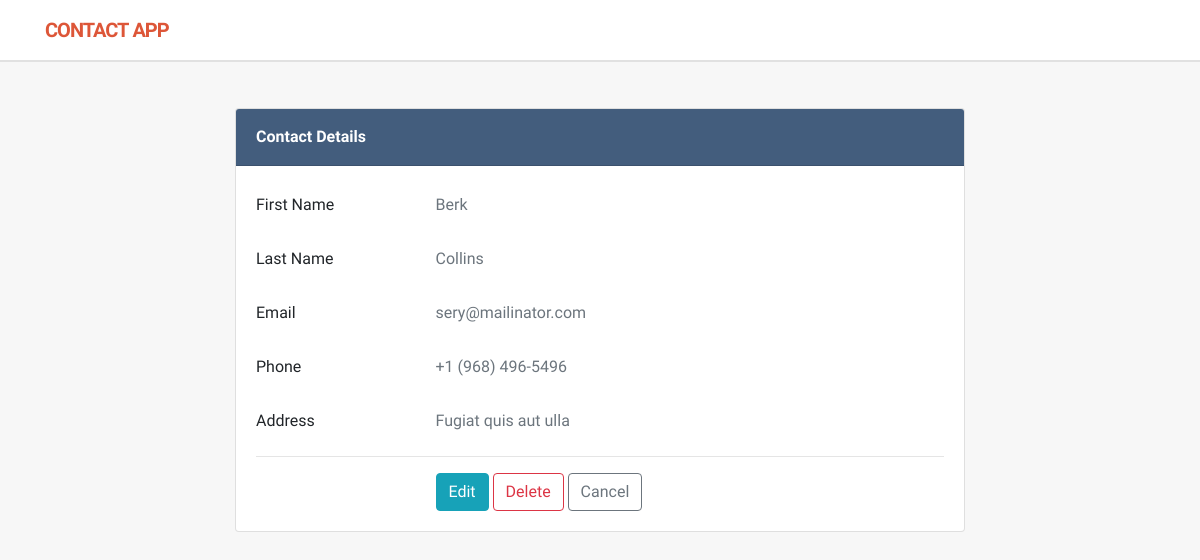
The page /show-contact/9 on the database as committed earlier.
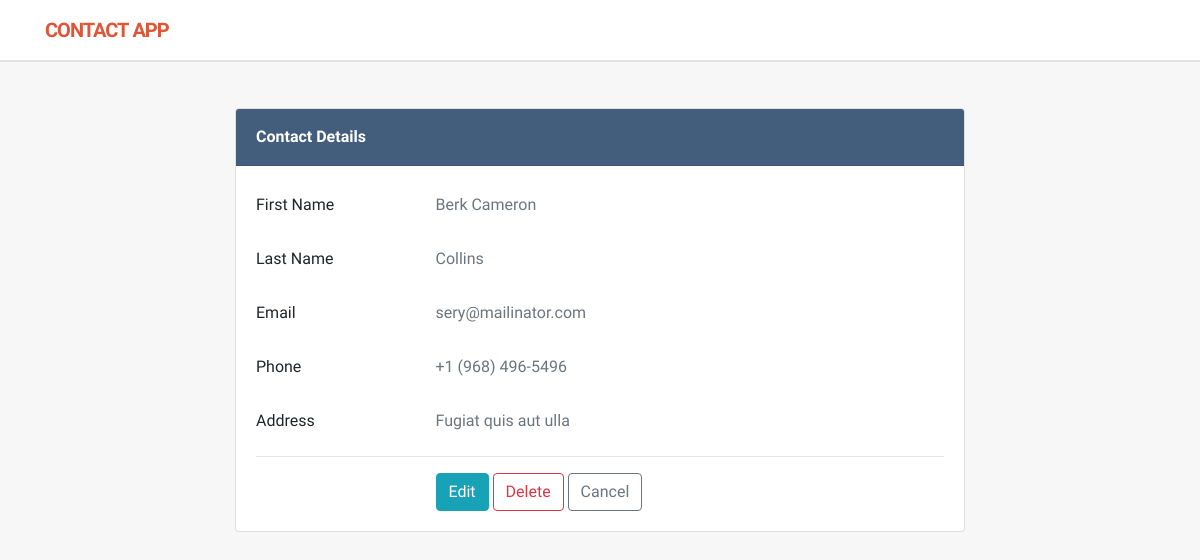
The same page on the database as committed later.
### contactapp/models.py (models this page shows, shortened)
class Contact(models.Model):
    first_name = models.CharField(max_length=50)
    last_name = models.CharField(max_length=50)
    email = models.EmailField(unique=True)
    phone = models.CharField(max_length=15)
    address = models.CharField(max_length=120)
    class Meta:
        ordering = ['id'] #Ascending

### contactapp/views.py (the view)
# urls.py: path('show-contact/<int:id>',views.show_contact, name='show-contact'),
def show_contact(request,id):
    contact = get_object_or_404(Contact,pk=id)
    return render(request,'view_contact.html',{'contact':contact})

### templates/view_contact.html (shortened to what this page needs)
{% load static %}
<!DOCTYPE html>
<html lang="en">
<head>
  <link href="https://cdnjs.cloudflare.com/ajax/libs/font-awesome/4.7.0/css/font-awesome.min.css" rel="stylesheet">
  <link href="{% static 'css/bootstrap.min.css' %}" rel="stylesheet">
  <link href="{% static 'css/custom.css' %}" rel="stylesheet">
</head>
<body>
  <nav class="navbar navbar-expand-lg navbar-light">
    <div class="container">
      <a class="navbar-brand text-uppercase" href="{% url 'home' %}">
        <strong>Contact</strong> App
      </a>
    </div>
  </nav>
  <main class="py-5">
    <div class="container">
      <div class="row justify-content-md-center">
        <div class="col-md-8">
          <div class="card">
            <div class="card-header card-title">
              <strong>Contact Details</strong>
            </div>
            <div class="card-body">
              <div class="row">
                <div class="col-md-12">
                  <div class="form-group row">
                    <label for="first_name" class="col-md-3 col-form-label">First Name</label>
                    <div class="col-md-9">
                      <p class="form-control-plaintext text-muted">{{ contact.first_name }}</p>
                    </div>
                  </div>
                  <div class="form-group row">
                    <label for="last_name" class="col-md-3 col-form-label">Last Name</label>
                    <div class="col-md-9">
                      <p class="form-control-plaintext text-muted">{{ contact.last_name }}</p>
                    </div>
                  </div>
                  <div class="form-group row">
                    <label for="email" class="col-md-3 col-form-label">Email</label>
                    <div class="col-md-9">
                      <p class="form-control-plaintext text-muted">{{ contact.email }}</p>
                    </div>
                  </div>
                  <div class="form-group row">
                    <label for="phone" class="col-md-3 col-form-label">Phone</label>
                    <div class="col-md-9">
                      <p class="form-control-plaintext text-muted">{{ contact.phone }}</p>
                    </div>
                  </div>
                  <div class="form-group row">
                    <label for="name" class="col-md-3 col-form-label">Address</label>
                    <div class="col-md-9">
                      <p class="form-control-plaintext text-muted">{{ contact.address }}</p>
                    </div>
                  </div>
                  <hr>
                  <div class="form-group row mb-0">
                    <div class="col-md-9 offset-md-3">
                      <a href="{% url 'edit-contact' contact.id %}" class="btn btn-info">Edit</a>
                      <a href="#" class="btn btn-outline-danger">Delete</a>
                      <a href="{% url 'home' %}" class="btn btn-outline-secondary">Cancel</a>
                    </div>
                  </div>
                </div>
              </div>
            </div>
          </div>
        </div>
      </div>
    </div>
  </main>
</body>
</html>

Rows that differ between the two databases and show on the page:
changed Contact "Collins": first_name "Berk" → "Berk Cameron"
